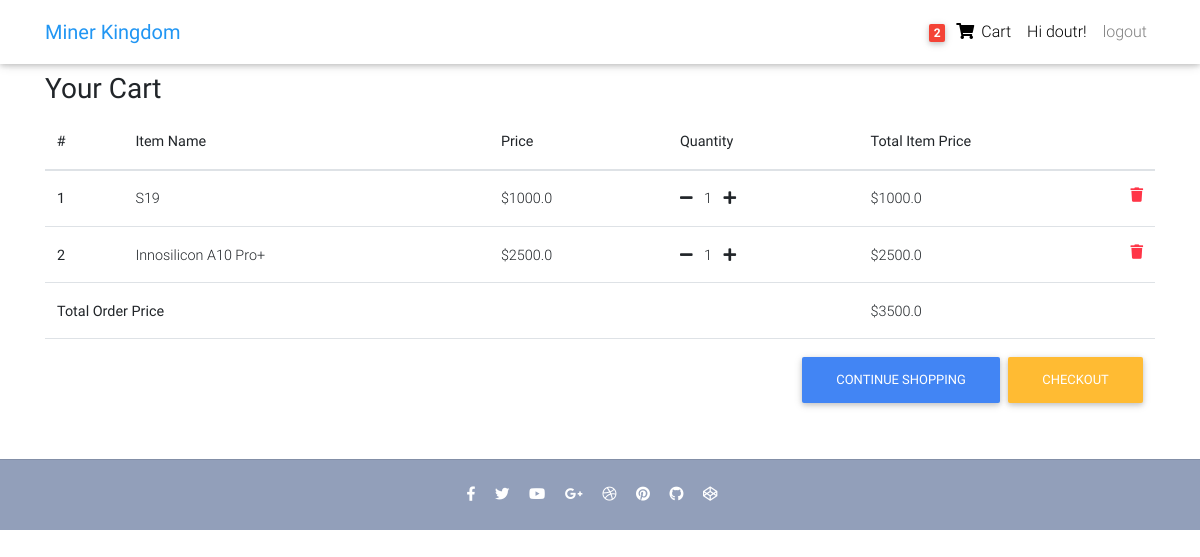
/order-summary/ (signed in), run on the app's committed database.
### core/models.py (models this page shows, shortened)
class Order(models.Model):
    user = models.ForeignKey(settings.AUTH_USER_MODEL, on_delete=models.CASCADE)
    items = models.ManyToManyField(OrderItem)
    start_date = models.DateTimeField(auto_now_add=True)
    ordered_date = models.DateTimeField()
    ordered = models.BooleanField(default=False)
    checkout_address = models.ForeignKey(
        'CheckoutAddress', on_delete=models.SET_NULL, blank=True, null=True)
    def get_total_price(self):
        total = 0
        for order_item in self.items.all():
            total += order_item.get_final_price()
        return total

class OrderItem(models.Model):
    user = models.ForeignKey(settings.AUTH_USER_MODEL,
                             on_delete=models.CASCADE)
    ordered = models.BooleanField(default=False)
    item = models.ForeignKey(Item, on_delete=models.CASCADE)
    quantity = models.IntegerField(default=1)
    def get_total_item_price(self):
        return self.quantity * self.item.price
    def get_final_price(self):
        if self.item.discount_price:
            return self.get_discount_item_price()
        return self.get_total_item_price()

class Item(models.Model):
    item_name = models.CharField(max_length=100)
    price = models.FloatField()
    discount_price = models.FloatField(blank=True, null=True)
    category = models.CharField(choices=CATEGORY, max_length=2)
    label = models.CharField(choices=LABEL, max_length=2)
    description = models.TextField()
    photo = models.URLField(default="")

### core/views.py (the view)
# urls.py: path('order-summary/', OrderSummaryView.as_view(), name='order-summary'),
class OrderSummaryView(LoginRequiredMixin, View):
    def get(self, *args, **kwargs):
        try:
            order = Order.objects.get(user=self.request.user, ordered=False)
            context = {
                'object': order
            }
            return render(self.request, 'order_summary.html', context)
        except ObjectDoesNotExist:
            messages.error(self.request, "You do not have an order")
            return redirect("/")

### core/templatetags/cart_template_tags.py (called while the page is built)
@register.filter
def cart_item_count(user):
    if user.is_authenticated:
        qs = Order.objects.filter(user=user, ordered=False)
        if qs.exists():
            return qs[0].items.count()
    return 0

### templates/order_summary.html (shortened to what this page needs)
{% extends 'base.html' %}
{% block content %}
<main>
    <div class= "container">
        <div class="table-responsive text-nowrap">
    <h3>
        <strong>Your Cart</strong>
    </h3>
    <table class="table">
        <thead>
        <tr>
            <th scope="col">#</th>
            <th scope="col">Item Name</th>
            <th scope="col">Price</th>
            <th scope="col">Quantity</th>
            <th scope="col">Total Item Price</th>
        </tr>
        </thead>
        <tbody>
        {% for order_item in object.items.all %}
        <tr>
            <th scope="row">{{ forloop.counter }}</th>
            <td>{{ order_item.item.item_name }}</td>
            <td>
            {% if order_item.item.discount_price %}
                <del>${{ order_item.item.price}}</del>
                ${{ order_item.item.discount_price }}
            {% else %}
                ${{ order_item.item.price}}
            {% endif %}
            </td>
            <td>
                <a href="{% url 'core:reduce-quantity-item' order_item.item.pk %}"><i class="fas fa-minus mr-2"></i></a>
                {{ order_item.quantity }}
                <a href="{% url 'core:add-to-cart' order_item.item.pk %}"><i class="fas fa-plus ml-2"></i></a>
            </td>
            <td>
            {% if order_item.item.discount_price %}
                ${{ order_item.get_discount_item_price }}
                <span class="badge badge-success" >Saved ${{ order_item.get_amount_saved }}</span>
            {% else %}
                ${{ order_item.get_total_item_price}}
            {% endif %}
             <a href="{% url 'core:remove-from-cart' order_item.item.pk %}">
                <i class="fas fa-trash float-right text-danger"></i>
             </a>
            </td>
        </tr>
        {% endfor %}
        {% if object.get_total_price %}
        <tr>
            <td colspan="4"><b>Total Order Price</b></td>
            <td>${{ object.get_total_price }}</td>
        </tr>
         <tr>
            <td colspan="5">
                <a href="{% url 'core:checkout' %}" class="btn btn-warning float-right ml-2">Checkout</a>
                <a href="/" class="btn btn-primary float-right">Continue Shopping</a>
            </td>
        </tr>
        {% endif %}
        </tbody>
    </table>
        </div>
    </div>
</main>
{% endblock content %}

### templates/base.html (shortened to what this page needs)
{% load static %}
{% load cart_template_tags %}
<!DOCTYPE html>
<html lang="en">
<head>
  <link rel="stylesheet" href="https://use.fontawesome.com/releases/v5.11.2/css/all.css">
  <link href="{% static 'css/bootstrap.min.css' %}" rel="stylesheet">
  <link href="{% static 'css/mdb.min.css' %}" rel="stylesheet">
  <link href=" {% static 'css/style.min.css' %}" rel="stylesheet">
</head>
<body>
  <nav class="navbar fixed-top navbar-expand-lg navbar-light white scrolling-navbar">
    <div class="container">
      <a class="navbar-brand waves-effect" href="/">
        <strong class="blue-text">Miner Kingdom</strong>
      </a>
      <div class="collapse navbar-collapse" id="navbarSupportedContent">
        <ul class="navbar-nav nav-flex-icons">
            {% if user.is_authenticated %}
            <li class="nav-item">
                <a href="{% url 'core:order-summary' %}" class="nav-link waves-effect">
                {% if request.user|cart_item_count != 0 %}
                  <span class="badge red z-depth-1 mr-1"> {{ request.user|cart_item_count }} </span>
                {% endif %}
                <i class="fas fa-shopping-cart"></i>
                <span class="clearfix d-none d-sm-inline-block"> Cart </span>
                </a>
            </li>
            <li class="nav-item">
                 <a class="nav-link waves-effect">
                Hi {{ user.username }}!
                </a>
            </li>
                <a class="nav-link waves-effect" href="{% url 'logout' %}"> logout</a>
            {% else %}
             </li class="nav-item">
                <a class="nav-link waves-effect" href="{% url 'login' %}"> login</a>
            </li>
            {% endif %}
        </ul>
      </div>
    </div>
  </nav>
  <div class="mt-5 pt-4">
    </div>
    {% block content %}
    {% endblock content %}
    {% include "footer.html" %}
</body>
</html>

### templates/footer.html
  <footer class="page-footer text-center font-small mt-4 wow fadeIn">
    <hr class="my-4">
    <div class="pb-4">
      <a href="#" target="_blank">
        <i class="fab fa-facebook-f mr-3"></i>
      </a>
      <a href="#" target="_blank">
        <i class="fab fa-twitter mr-3"></i>
      </a>
      <a href="#" target="_blank">
        <i class="fab fa-youtube mr-3"></i>
      </a>
      <a href="#" target="_blank">
        <i class="fab fa-google-plus-g mr-3"></i>
      </a>
      <a href="#" target="_blank">
        <i class="fab fa-dribbble mr-3"></i>
      </a>
      <a href="#" target="_blank">
        <i class="fab fa-pinterest mr-3"></i>
      </a>
      <a href="#" target="_blank">
        <i class="fab fa-github mr-3"></i>
      </a>
      <a href="#" target="_blank">
        <i class="fab fa-codepen mr-3"></i>
      </a>
    </div>
  </footer>

### templates/script.html (shortened to what this page needs)
{% load static %}

### templates/base.html (style rules this page uses)
html, body, header, .carousel { height: 60vh; }

### data on the page
OrderItem: item.item_name "S19", item.price "1000.0", quantity "1", get_total_item_price "1000.0"
OrderItem: item.item_name "Innosilicon A10 Pro+", item.price "2500.0", quantity "1", get_total_item_price "2500.0"
Order: get_total_price "3500.0"

### other printed values
{{ request.user|cart_item_count }} "2"
{{ user.username }} "doutr"
